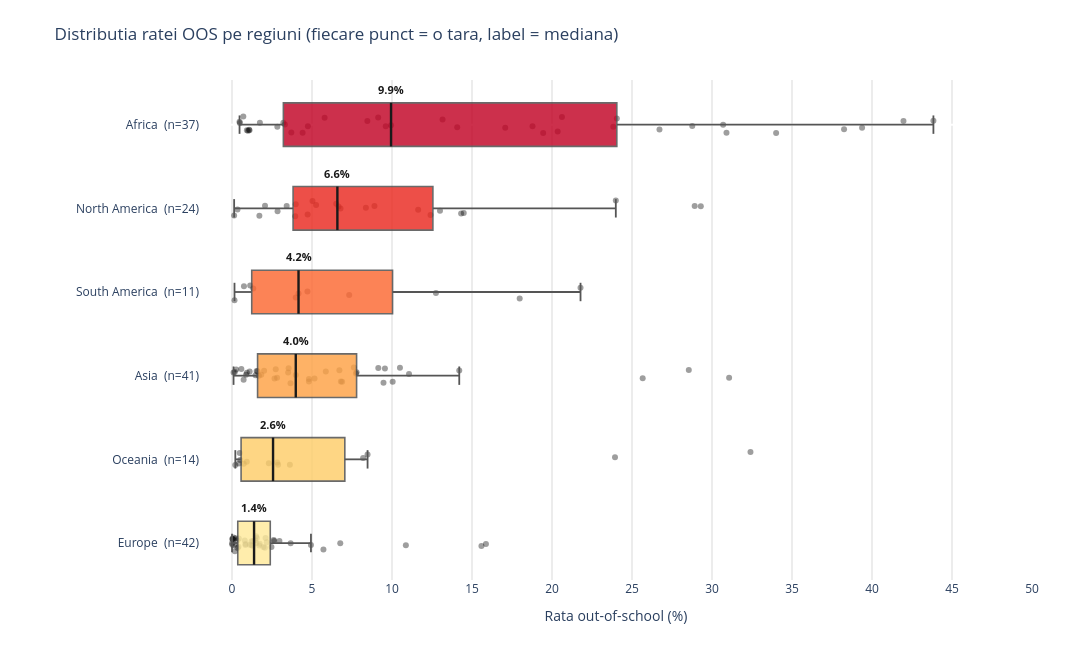

The cell this chart's notebook holds for it:
### Markdown cell above
#### Grafic 2 - Cat de grava e situatia per regiune? Box plot

### Code cell
order = (latest.groupby('region')['oos_rate']
         .median().sort_values(ascending=False).index.tolist())

box_data = latest.dropna(subset=['oos_rate', 'region']).copy()
colors = sns.color_palette('YlOrRd_r', n_colors=len(order)).as_hex()

# Label-uri Y cu numarul de tari per regiune
counts_per_region = box_data.groupby('region').size().to_dict()
y_labels = [f'{r}  (n={counts_per_region[r]})' for r in order]

fig = go.Figure()
box_height = 0.52
cap_height = 0.22

for i, (region, color) in enumerate(zip(order, colors)):
    subset = box_data[box_data['region'] == region].copy()
    values = subset['oos_rate'].dropna()
    q1, median, q3 = values.quantile([0.25, 0.50, 0.75])
    iqr = q3 - q1
    lower_whisker = values[values >= q1 - 1.5 * iqr].min()
    upper_whisker = values[values <= q3 + 1.5 * iqr].max()
    actual_max = values.max()

    # Cutia: intervalul interquartilic Q1-Q3, adica 50% din tarile regiunii.
    fig.add_shape(
        type='rect', x0=q1, x1=q3, y0=i - box_height / 2, y1=i + box_height / 2,
        line=dict(color='#4a4a4a', width=1.6), fillcolor=color, opacity=0.82
    )
    # Mediana: linia verticala din interiorul cutiei.
    fig.add_shape(
        type='line', x0=median, x1=median, y0=i - box_height / 2, y1=i + box_height / 2,
        line=dict(color='#1a1a1a', width=2.4)
    )
    # Mustati
    fig.add_shape(
        type='line', x0=lower_whisker, x1=q1, y0=i, y1=i,
        line=dict(color='#555555', width=1.8)
    )
    fig.add_shape(
        type='line', x0=q3, x1=upper_whisker, y0=i, y1=i,
        line=dict(color='#555555', width=1.8)
    )
    fig.add_shape(
        type='line', x0=lower_whisker, x1=lower_whisker,
        y0=i - cap_height / 2, y1=i + cap_height / 2,
        line=dict(color='#555555', width=1.8)
    )
    fig.add_shape(
        type='line', x0=upper_whisker, x1=upper_whisker,
        y0=i - cap_height / 2, y1=i + cap_height / 2,
        line=dict(color='#555555', width=1.8)
    )

    # Label cu valoarea medianei, deasupra cutiei (y reverse -> minus = sus)
    fig.add_annotation(
        x=median, y=i - box_height / 2 - 0.16,
        text=f'<b>{median:.1f}%</b>',
        showarrow=False,
        font=dict(size=11, color='#1a1a1a'),
        xanchor='center',
    )

    # Puncte (jitter) - toate vizibile, fara clipping
    rng = np.random.default_rng(100 + i)
    jitter = rng.uniform(-0.10, 0.10, len(subset))
    fig.add_trace(go.Scatter(
        x=subset['oos_rate'],
        y=np.full(len(subset), i) + jitter,
        mode='markers',
        marker=dict(color='rgba(0,0,0,0.38)', size=6),
        text=subset['Entity'],
        customdata=subset[['Year', 'gdp_pc']].values,
        hovertemplate=(
            '<b>%{text}</b><br>'
            f'Regiune: {region}<br>'
            'Rata OOS: %{x:.1f}%<br>'
            'An: %{customdata[0]:.0f}<br>'
            'PIB/capita: $%{customdata[1]:,.0f}'
            '<extra></extra>'
        ),
        showlegend=False
    ))

    # Hover invizibil peste mediana, ca sa apara stats la trecere
    fig.add_trace(go.Scatter(
        x=[median], y=[i], mode='markers', marker=dict(size=18, opacity=0),
        hovertemplate=(
            f'<b>{region}</b><br>'
            f'Q1: {q1:.1f}%<br>'
            f'Mediana: {median:.1f}%<br>'
            f'Q3: {q3:.1f}%<br>'
            f'Mustati: {lower_whisker:.1f}% - {upper_whisker:.1f}%<br>'
            f'Max: {actual_max:.1f}%<br>'
            f'Nr. tari: {len(subset)}'
            '<extra></extra>'
        ),
        showlegend=False
    ))

fig.update_layout(
    title='Distributia ratei OOS pe regiuni (fiecare punct = o tara, label = mediana)',
    width=1280, height=650,
    plot_bgcolor='white',
    dragmode=False,
    hovermode='closest',
    margin=dict(l=200, r=60, t=80, b=70),
    xaxis=dict(
        title='Rata out-of-school (%)',
        range=[-2, 50],
        dtick=5,
        showgrid=True,
        gridcolor='#d9d9d9',
        zeroline=False,
        fixedrange=True
    ),
    yaxis=dict(
        tickmode='array',
        tickvals=list(range(len(order))),
        ticktext=y_labels,
        autorange='reversed',
        showgrid=False,
        fixedrange=True
    )
)
fig.show(config=PLOTLY_CONFIG)

### Figure 1 — Plotly figure (JSON) as saved in the notebook; plotly's stock layout.template omitted (floating-point values rounded to 4 significant figures)
{"data": [{"customdata": [[2023.0, 15160.0], [2022.0, 3588.0], [2023.0, 2486.0], [2020.0, 1031.0], [2023.0, 4875.0], [2021.0, 7685.0], [2023.0, 2433.0], [2023.0, 3434.0], [2023.0, 6172.0], [2023.0, 6521.0], [2023.0, 16690.0], [2019.0, 10100.0], [2023.0, 2758.0], [2019.0, 19490.0], [2023.0, 2964.0], [2021.0, 6608.0], [2021.0, 3739.0], [2023.0, 2596.0], [2022.0, 1579.0], [2023.0, 1629.0], [2023.0, 2860.0], [2019.0, 6162.0], [2023.0, 26640.0], [2021.0, 8623.0], [2022.0, 1477.0], [2023.0, 10140.0], [2023.0, 1690.0], [2023.0, 3063.0], [2021.0, 5733.0], [2023.0, 4305.0], [2023.0, 28640.0], [2022.0, 13770.0], [2019.0, 3626.0], [2023.0, 3621.0], [2023.0, 2842.0], [2023.0, 12650.0], [2023.0, 5218.0]], "hovertemplate": "<b>%{text}</b><br>Regiune: Africa<br>Rata OOS: %{x:.1f}%<br>An: %{customdata[0]:.0f}<br>PIB/capita: $%{customdata[1]:,.0f}<extra></extra>", "marker": {"color": "rgba(0,0,0,0.38)", "size": 6}, "mode": "markers", "showlegend": false, "text": ["Algeria", "Benin", "Burkina Faso", "Burundi", "Cameroon", "Cape Verde", "Chad", "Comoros", "Congo", "Cote d'Ivoire", "Egypt", "Eswatini", "Ethiopia", "Gabon", "Gambia", "Ghana", "Guinea", "Lesotho", "Liberia", "Madagascar", "Mali", "Mauritania", "Mauritius", "Morocco", "Mozambique", "Namibia", "Niger", "Rwanda", "Sao Tome and Principe", "Senegal", "Seychelles", "South Africa", "Sudan", "Tanzania", "Togo", "Tunisia", "Zimbabwe"], "type": "scatter", "x": [0.93, 9.61, 41.97, 20.62, 3.709, 4.743, 26.72, 20.36, 17.08, 13.16, 4.413, 8.46, 23.83, 28.77, 18.78, 9.941, 19.45, 30.7, 38.25, 3.307, 34.01, 30.91, 1.743, 0.471, 1.0, 1.069, 39.38, 0.4888, 3.211, 24.05, 2.834, 5.788, 43.84, 14.08, 0.7071, 1.094, 9.137], "y": [0.067, 0.01931, -0.04223, -0.09141, 0.09473, 0.01929, 0.05805, 0.08207, 0.03763, -0.062, 0.0963, -0.04305, 0.02585, 0.01621, 0.01998, 0.00705, 0.09916, 0.0003892, 0.0542, -0.001168, 0.09953, 0.09572, -0.02129, -0.03561, 0.07244, 0.05986, 0.03829, -0.0183, -0.02205, -0.07367, 0.0251, -0.08352, -0.04509, 0.03122, -0.09706, 0.06691, -0.08552]}, {"hovertemplate": "<b>Africa</b><br>Q1: 3.2%<br>Mediana: 9.9%<br>Q3: 24.1%<br>Mustati: 0.5% - 43.8%<br>Max: 43.8%<br>Nr. tari: 37<extra></extra>", "marker": {"opacity": 0, "size": 18}, "mode": "markers", "showlegend": false, "type": "scatter", "x": [9.941], "y": [0]}, {"customdata": [[2023.0, 28470.0], [2023.0, 35220.0], [2023.0, 21320.0], [2023.0, 12370.0], [2022.0, 58320.0], [2023.0, 79680.0], [2023.0, 25980.0], [2023.0, 27620.0], [2023.0, 18280.0], [2023.0, 23280.0], [2023.0, 11420.0], [2021.0, 15290.0], [2023.0, 12380.0], [2023.0, 6468.0], [2023.0, 11400.0], [2022.0, 21390.0], [2023.0, 7497.0], [2023.0, 35870.0], [2023.0, 42840.0], [2023.0, 23400.0], [2023.0, 46570.0], [2023.0, 31200.0], [2021.0, 25060.0], [2022.0, 72680.0]], "hovertemplate": "<b>%{text}</b><br>Regiune: North America<br>Rata OOS: %{x:.1f}%<br>An: %{customdata[0]:.0f}<br>PIB/capita: $%{customdata[1]:,.0f}<extra></extra>", "marker": {"color": "rgba(0,0,0,0.38)", "size": 6}, "mode": "markers", "showlegend": false, "text": ["Antigua and Barbuda", "Bahamas", "Barbados", "Belize", "Canada", "Cayman Islands", "Costa Rica", "Curacao", "Dominica", "Dominican Republic", "El Salvador", "Grenada", "Guatemala", "Honduras", "Jamaica", "Mexico", "Nicaragua", "Panama", "Puerto Rico", "Saint Lucia", "Sint Maarten (Dutch part)", "Trinidad and Tobago", "Turks and Caicos Islands", "United States"], "type": "scatter", "x": [1.711, 28.92, 14.48, 11.64, 5.255, 0.1336, 4.728, 3.417, 3.952, 6.516, 14.32, 2.848, 8.368, 23.99, 12.41, 0.3419, 6.656, 8.904, 13.0, 2.063, 6.781, 29.3, 5.031, 3.982], "y": [1.089, 0.9719, 1.057, 1.018, 0.9589, 1.085, 1.074, 0.9728, 1.095, 0.9449, 1.061, 1.036, 0.9942, 0.9062, 1.079, 1.015, 0.9781, 0.9709, 1.03, 0.9694, 1.002, 0.9742, 0.911, 0.9501]}, {"hovertemplate": "<b>North America</b><br>Q1: 3.8%<br>Mediana: 6.6%<br>Q3: 12.6%<br>Mustati: 0.1% - 24.0%<br>Max: 29.3%<br>Nr. tari: 24<extra></extra>", "marker": {"opacity": 0, "size": 18}, "mode": "markers", "showlegend": false, "type": "scatter", "x": [6.586], "y": [1]}, {"customdata": [[2022.0, 27830.0], [2023.0, 11620.0], [2022.0, 18550.0], [2023.0, 29560.0], [2022.0, 18460.0], [2023.0, 14340.0], [2023.0, 49310.0], [2023.0, 15830.0], [2019.0, 15460.0], [2021.0, 18460.0], [2023.0, 31060.0]], "hovertemplate": "<b>%{text}</b><br>Regiune: South America<br>Rata OOS: %{x:.1f}%<br>An: %{customdata[0]:.0f}<br>PIB/capita: $%{customdata[1]:,.0f}<extra></extra>", "marker": {"color": "rgba(0,0,0,0.38)", "size": 6}, "mode": "markers", "showlegend": false, "text": ["Argentina", "Bolivia", "Brazil", "Chile", "Colombia", "Ecuador", "Guyana", "Paraguay", "Peru", "Suriname", "Uruguay"], "type": "scatter", "x": [0.7474, 4.157, 3.984, 1.33, 7.325, 4.715, 17.98, 12.74, 0.1565, 21.78, 1.137], "y": [1.932, 2.017, 2.065, 1.959, 2.037, 1.993, 2.078, 2.013, 2.099, 1.949, 1.922]}, {"hovertemplate": "<b>South America</b><br>Q1: 1.2%<br>Mediana: 4.2%<br>Q3: 10.0%<br>Mustati: 0.2% - 21.8%<br>Max: 21.8%<br>Nr. tari: 11<extra></extra>", "marker": {"opacity": 0, "size": 18}, "mode": "markers", "showlegend": false, "type": "scatter", "x": [4.157], "y": [2]}, {"customdata": [[2023.0, 19400.0], [2023.0, 21310.0], [2023.0, 57820.0], [2023.0, 8242.0], [2022.0, 14060.0], [2023.0, 76620.0], [2023.0, 6695.0], [2020.0, 6595.0], [2023.0, 22590.0], [2022.0, 64040.0], [2023.0, 9302.0], [2023.0, 13890.0], [2020.0, 15380.0], [2022.0, 48100.0], [2022.0, 44970.0], [2023.0, 9381.0], [2023.0, 34700.0], [2022.0, 6140.0], [2023.0, 8372.0], [2023.0, 11330.0], [2023.0, 104800.0], [2023.0, 32860.0], [2023.0, 22330.0], [2023.0, 16220.0], [2023.0, 4861.0], [2022.0, 39780.0], [2022.0, 5526.0], [2023.0, 5361.0], [2023.0, 9899.0], [2022.0, 114700.0], [2021.0, 62690.0], [2022.0, 133600.0], [2022.0, 53230.0], [2023.0, 13020.0], [2022.0, 4455.0], [2023.0, 21190.0], [2022.0, 33520.0], [2023.0, 17870.0], [2023.0, 70240.0], [2023.0, 10010.0], [2023.0, 13550.0]], "hovertemplate": "<b>%{text}</b><br>Regiune: Asia<br>Rata OOS: %{x:.1f}%<br>An: %{customdata[0]:.0f}<br>PIB/capita: $%{customdata[1]:,.0f}<extra></extra>", "marker": {"color": "rgba(0,0,0,0.38)", "size": 6}, "mode": "markers", "showlegend": false, "text": ["Armenia", "Azerbaijan", "Bahrain", "Bangladesh", "Bhutan", "Brunei", "Cambodia", "East Timor", "Georgia", "Hong Kong", "India", "Indonesia", "Iran", "Israel", "Japan", "Jordan", "Kazakhstan", "Kyrgyzstan", "Laos", "Lebanon", "Macao", "Malaysia", "Maldives", "Mongolia", "Nepal", "Oman", "Pakistan", "Palestine", "Philippines", "Qatar", "Saudi Arabia", "Singapore", "South Korea", "Sri Lanka", "Syria", "Thailand", "Turkey", "Turkmenistan", "United Arab Emirates", "Uzbekistan", "Vietnam"], "type": "scatter", "x": [3.509, 1.538, 6.712, 6.885, 10.04, 0.5848, 7.787, 5.157, 4.808, 0.8764, 1.47, 0.7271, 1.829, 3.656, 0.09672, 2.734, 5.863, 3.538, 9.469, 25.67, 14.2, 9.143, 6.804, 7.748, 2.006, 11.06, 28.55, 9.557, 10.5, 7.615, 2.817, 0.9306, 1.103, 3.986, 31.07, 1.598, 0.2632, 2.658, 0.1761, 4.808, 1.682], "y": [2.963, 2.945, 2.936, 3.072, 3.072, 2.921, 2.958, 3.032, 3.04, 2.988, 2.996, 3.048, 2.988, 3.092, 2.962, 2.922, 2.951, 2.911, 3.084, 3.03, 2.939, 2.907, 3.069, 2.974, 2.942, 2.981, 2.933, 2.914, 2.904, 2.902, 3.024, 2.966, 2.951, 2.992, 3.026, 2.948, 2.926, 3.034, 2.956, 3.069, 3.002]}, {"hovertemplate": "<b>Asia</b><br>Q1: 1.6%<br>Mediana: 4.0%<br>Q3: 7.8%<br>Mustati: 0.1% - 14.2%<br>Max: 31.1%<br>Nr. tari: 41<extra></extra>", "marker": {"opacity": 0, "size": 18}, "mode": "markers", "showlegend": false, "type": "scatter", "x": [3.986], "y": [3]}, {"customdata": [[2023.0, 60680.0], [2020.0, 10810.0], [2023.0, 3141.0], [2022.0, 6937.0], [2023.0, 3815.0], [2023.0, 12370.0], [2023.0, 49510.0], [2023.0, 16430.0], [2018.0, 4211.0], [2023.0, 7384.0], [2023.0, 2340.0], [2023.0, 7030.0], [2023.0, 5812.0], [2023.0, 3215.0]], "hovertemplate": "<b>%{text}</b><br>Regiune: Oceania<br>Rata OOS: %{x:.1f}%<br>An: %{customdata[0]:.0f}<br>PIB/capita: $%{customdata[1]:,.0f}<extra></extra>", "marker": {"color": "rgba(0,0,0,0.38)", "size": 6}, "mode": "markers", "showlegend": false, "text": ["Australia", "Fiji", "Kiribati", "Marshall Islands", "Micronesia (country)", "Nauru", "New Zealand", "Palau", "Papua New Guinea", "Samoa", "Solomon Islands", "Tonga", "Tuvalu", "Vanuatu"], "type": "scatter", "x": [0.2074, 2.83, 8.473, 0.482, 23.94, 0.422, 2.302, 8.196, 0.9213, 3.617, 32.4, 0.5131, 0.733, 2.881], "y": [4.068, 4.038, 3.943, 3.925, 3.975, 4.051, 4.047, 3.983, 4.029, 4.065, 3.913, 4.008, 4.051, 4.065]}, {"hovertemplate": "<b>Oceania</b><br>Q1: 0.6%<br>Mediana: 2.6%<br>Q3: 7.1%<br>Mustati: 0.2% - 8.5%<br>Max: 32.4%<br>Nr. tari: 14<extra></extra>", "marker": {"opacity": 0, "size": 18}, "mode": "markers", "showlegend": false, "type": "scatter", "x": [2.566], "y": [4]}, {"customdata": [[2023.0, 20480.0], [2023.0, 64630.0], [2023.0, 64540.0], [2023.0, 27780.0], [2022.0, 62560.0], [2023.0, 19800.0], [2023.0, 33070.0], [2022.0, 39860.0], [2022.0, 50620.0], [2022.0, 48390.0], [2023.0, 69380.0], [2023.0, 41290.0], [2023.0, 56250.0], [2022.0, 53670.0], [2023.0, 63040.0], [2022.0, 35830.0], [2023.0, 40330.0], [2022.0, 65380.0], [2022.0, 123200.0], [2023.0, 52870.0], [2023.0, 37280.0], [2022.0, 46650.0], [2022.0, 132600.0], [2023.0, 60420.0], [2020.0, 13560.0], [2023.0, 27240.0], [2022.0, 71320.0], [2022.0, 22820.0], [2023.0, 90090.0], [2023.0, 43670.0], [2022.0, 41070.0], [2023.0, 40120.0], [2023.0, 39890.0], [2023.0, 70950.0], [2022.0, 24650.0], [2023.0, 39520.0], [2023.0, 47980.0], [2023.0, 47320.0], [2023.0, 62660.0], [2023.0, 82300.0], [2021.0, 17850.0], [2022.0, 53140.0]], "hovertemplate": "<b>%{text}</b><br>Regiune: Europe<br>Rata OOS: %{x:.1f}%<br>An: %{customdata[0]:.0f}<br>PIB/capita: $%{customdata[1]:,.0f}<extra></extra>", "marker": {"color": "rgba(0,0,0,0.38)", "size": 6}, "mode": "markers", "showlegend": false, "text": ["Albania", "Andorra", "Austria", "Belarus", "Belgium", "Bosnia and Herzegovina", "Bulgaria", "Croatia", "Cyprus", "Czechia", "Denmark", "Estonia", "Finland", "France", "Germany", "Greece", "Hungary", "Iceland", "Ireland", "Italy", "Latvia", "Lithuania", "Luxembourg", "Malta", "Moldova", "Montenegro", "Netherlands", "North Macedonia", "Norway", "Poland", "Portugal", "Romania", "Russia", "San Marino", "Serbia", "Slovakia", "Slovenia", "Spain", "Sweden", "Switzerland", "Ukraine", "United Kingdom"], "type": "scatter", "x": [10.87, 0.1809, 1.499, 3.666, 1.224, 2.097, 5.714, 1.733, 0.84, 0.08569, 0.8492, 2.466, 1.552, 0.01469, 2.607, 0.00218, 2.171, 1.515, 1.11, 2.056, 1.96, 0.02364, 0.3454, 2.638, 0.7965, 0.2183, 0.4057, 2.964, 1.312, 0.1235, 0.3378, 15.59, 4.935, 6.766, 1.706, 1.23, 1.447, 1.288, 0.4257, 0.04699, 15.87, 0.08828], "y": [5.028, 5.098, 4.919, 5.001, 4.979, 4.941, 5.077, 5.008, 5.022, 4.957, 5.011, 5.047, 4.94, 4.953, 4.965, 5.003, 4.991, 4.999, 5.02, 5.057, 5.047, 5.021, 5.06, 4.976, 4.97, 4.944, 5.045, 4.975, 4.975, 5.028, 4.97, 5.036, 5.022, 5.001, 5.028, 5.027, 4.968, 5.032, 4.944, 4.952, 5.011, 4.933]}, {"hovertemplate": "<b>Europe</b><br>Q1: 0.4%<br>Mediana: 1.4%<br>Q3: 2.4%<br>Mustati: 0.0% - 4.9%<br>Max: 15.9%<br>Nr. tari: 42<extra></extra>", "marker": {"opacity": 0, "size": 18}, "mode": "markers", "showlegend": false, "type": "scatter", "x": [1.38], "y": [5]}], "layout": {"annotations": [{"font": {"color": "#1a1a1a", "size": 11}, "showarrow": false, "text": "<b>9.9%</b>", "x": 9.941, "xanchor": "center", "y": -0.42}, {"font": {"color": "#1a1a1a", "size": 11}, "showarrow": false, "text": "<b>6.6%</b>", "x": 6.586, "xanchor": "center", "y": 0.58}, {"font": {"color": "#1a1a1a", "size": 11}, "showarrow": false, "text": "<b>4.2%</b>", "x": 4.157, "xanchor": "center", "y": 1.58}, {"font": {"color": "#1a1a1a", "size": 11}, "showarrow": false, "text": "<b>4.0%</b>", "x": 3.986, "xanchor": "center", "y": 2.58}, {"font": {"color": "#1a1a1a", "size": 11}, "showarrow": false, "text": "<b>2.6%</b>", "x": 2.566, "xanchor": "center", "y": 3.58}, {"font": {"color": "#1a1a1a", "size": 11}, "showarrow": false, "text": "<b>1.4%</b>", "x": 1.38, "xanchor": "center", "y": 4.58}], "dragmode": false, "height": 650, "hovermode": "closest", "margin": {"b": 70, "l": 200, "r": 60, "t": 80}, "plot_bgcolor": "white", "shapes": [{"fillcolor": "#c20325", "line": {"color": "#4a4a4a", "width": 1.6}, "opacity": 0.82, "type": "rect", "x0": 3.211, "x1": 24.05, "y0": -0.26, "y1": 0.26}, {"line": {"color": "#1a1a1a", "width": 2.4}, "type": "line", "x0": 9.941, "x1": 9.941, "y0": -0.26, "y1": 0.26}, {"line": {"color": "#555555", "width": 1.8}, "type": "line", "x0": 0.471, "x1": 3.211, "y0": 0, "y1": 0}, {"line": {"color": "#555555", "width": 1.8}, "type": "line", "x0": 24.05, "x1": 43.84, "y0": 0, "y1": 0}, {"line": {"color": "#555555", "width": 1.8}, "type": "line", "x0": 0.471, "x1": 0.471, "y0": -0.11, "y1": 0.11}, {"line": {"color": "#555555", "width": 1.8}, "type": "line", "x0": 43.84, "x1": 43.84, "y0": -0.11, "y1": 0.11}, {"fillcolor": "#ea2920", "line": {"color": "#4a4a4a", "width": 1.6}, "opacity": 0.82, "type": "rect", "x0": 3.818, "x1": 12.56, "y0": 0.74, "y1": 1.26}, {"line": {"color": "#1a1a1a", "width": 2.4}, "type": "line", "x0": 6.586, "x1": 6.586, "y0": 0.74, "y1": 1.26}, {"line": {"color": "#555555", "width": 1.8}, "type": "line", "x0": 0.1336, "x1": 3.818, "y0": 1, "y1": 1}, {"line": {"color": "#555555", "width": 1.8}, "type": "line", "x0": 12.56, "x1": 23.99, "y0": 1, "y1": 1}, {"line": {"color": "#555555", "width": 1.8}, "type": "line", "x0": 0.1336, "x1": 0.1336, "y0": 0.89, "y1": 1.11}, {"line": {"color": "#555555", "width": 1.8}, "type": "line", "x0": 23.99, "x1": 23.99, "y0": 0.89, "y1": 1.11}, {"fillcolor": "#fc6832", "line": {"color": "#4a4a4a", "width": 1.6}, "opacity": 0.82, "type": "rect", "x0": 1.233, "x1": 10.03, "y0": 1.74, "y1": 2.26}, {"line": {"color": "#1a1a1a", "width": 2.4}, "type": "line", "x0": 4.157, "x1": 4.157, "y0": 1.74, "y1": 2.26}, {"line": {"color": "#555555", "width": 1.8}, "type": "line", "x0": 0.1565, "x1": 1.233, "y0": 2, "y1": 2}, {"line": {"color": "#555555", "width": 1.8}, "type": "line", "x0": 10.03, "x1": 21.78, "y0": 2, "y1": 2}, {"line": {"color": "#555555", "width": 1.8}, "type": "line", "x0": 0.1565, "x1": 0.1565, "y0": 1.89, "y1": 2.11}, {"line": {"color": "#555555", "width": 1.8}, "type": "line", "x0": 21.78, "x1": 21.78, "y0": 1.89, "y1": 2.11}, {"fillcolor": "#fea245", "line": {"color": "#4a4a4a", "width": 1.6}, "opacity": 0.82, "type": "rect", "x0": 1.598, "x1": 7.787, "y0": 2.74, "y1": 3.26}, {"line": {"color": "#1a1a1a", "width": 2.4}, "type": "line", "x0": 3.986, "x1": 3.986, "y0": 2.74, "y1": 3.26}, {"line": {"color": "#555555", "width": 1.8}, "type": "line", "x0": 0.09672, "x1": 1.598, "y0": 3, "y1": 3}, {"line": {"color": "#555555", "width": 1.8}, "type": "line", "x0": 7.787, "x1": 14.2, "y0": 3, "y1": 3}, {"line": {"color": "#555555", "width": 1.8}, "type": "line", "x0": 0.09672, "x1": 0.09672, "y0": 2.89, "y1": 3.11}, {"line": {"color": "#555555", "width": 1.8}, "type": "line", "x0": 14.2, "x1": 14.2, "y0": 2.89, "y1": 3.11}, {"fillcolor": "#fece6a", "line": {"color": "#4a4a4a", "width": 1.6}, "opacity": 0.82, "type": "rect", "x0": 0.5681, "x1": 7.051, "y0": 3.74, "y1": 4.26}, {"line": {"color": "#1a1a1a", "width": 2.4}, "type": "line", "x0": 2.566, "x1": 2.566, "y0": 3.74, "y1": 4.26}, {"line": {"color": "#555555", "width": 1.8}, "type": "line", "x0": 0.2074, "x1": 0.5681, "y0": 4, "y1": 4}, {"line": {"color": "#555555", "width": 1.8}, "type": "line", "x0": 7.051, "x1": 8.473, "y0": 4, "y1": 4}, {"line": {"color": "#555555", "width": 1.8}, "type": "line", "x0": 0.2074, "x1": 0.2074, "y0": 3.89, "y1": 4.11}, {"line": {"color": "#555555", "width": 1.8}, "type": "line", "x0": 8.473, "x1": 8.473, "y0": 3.89, "y1": 4.11}, {"fillcolor": "#ffea9b", "line": {"color": "#4a4a4a", "width": 1.6}, "opacity": 0.82, "type": "rect", "x0": 0.3605, "x1": 2.392, "y0": 4.74, "y1": 5.26}, {"line": {"color": "#1a1a1a", "width": 2.4}, "type": "line", "x0": 1.38, "x1": 1.38, "y0": 4.74, "y1": 5.26}, {"line": {"color": "#555555", "width": 1.8}, "type": "line", "x0": 0.00218, "x1": 0.3605, "y0": 5, "y1": 5}, {"line": {"color": "#555555", "width": 1.8}, "type": "line", "x0": 2.392, "x1": 4.935, "y0": 5, "y1": 5}, {"line": {"color": "#555555", "width": 1.8}, "type": "line", "x0": 0.00218, "x1": 0.00218, "y0": 4.89, "y1": 5.11}, {"line": {"color": "#555555", "width": 1.8}, "type": "line", "x0": 4.935, "x1": 4.935, "y0": 4.89, "y1": 5.11}], "title": {"text": "Distributia ratei OOS pe regiuni (fiecare punct = o tara, label = mediana)"}, "width": 1280, "xaxis": {"dtick": 5, "fixedrange": true, "gridcolor": "#d9d9d9", "range": [-2, 50], "showgrid": true, "title": {"text": "Rata out-of-school (%)"}, "zeroline": false}, "yaxis": {"autorange": "reversed", "fixedrange": true, "showgrid": false, "tickmode": "array", "ticktext": ["Africa  (n=37)", "North America  (n=24)", "South America  (n=11)", "Asia  (n=41)", "Oceania  (n=14)", "Europe  (n=42)"], "tickvals": [0, 1, 2, 3, 4, 5]}}}
